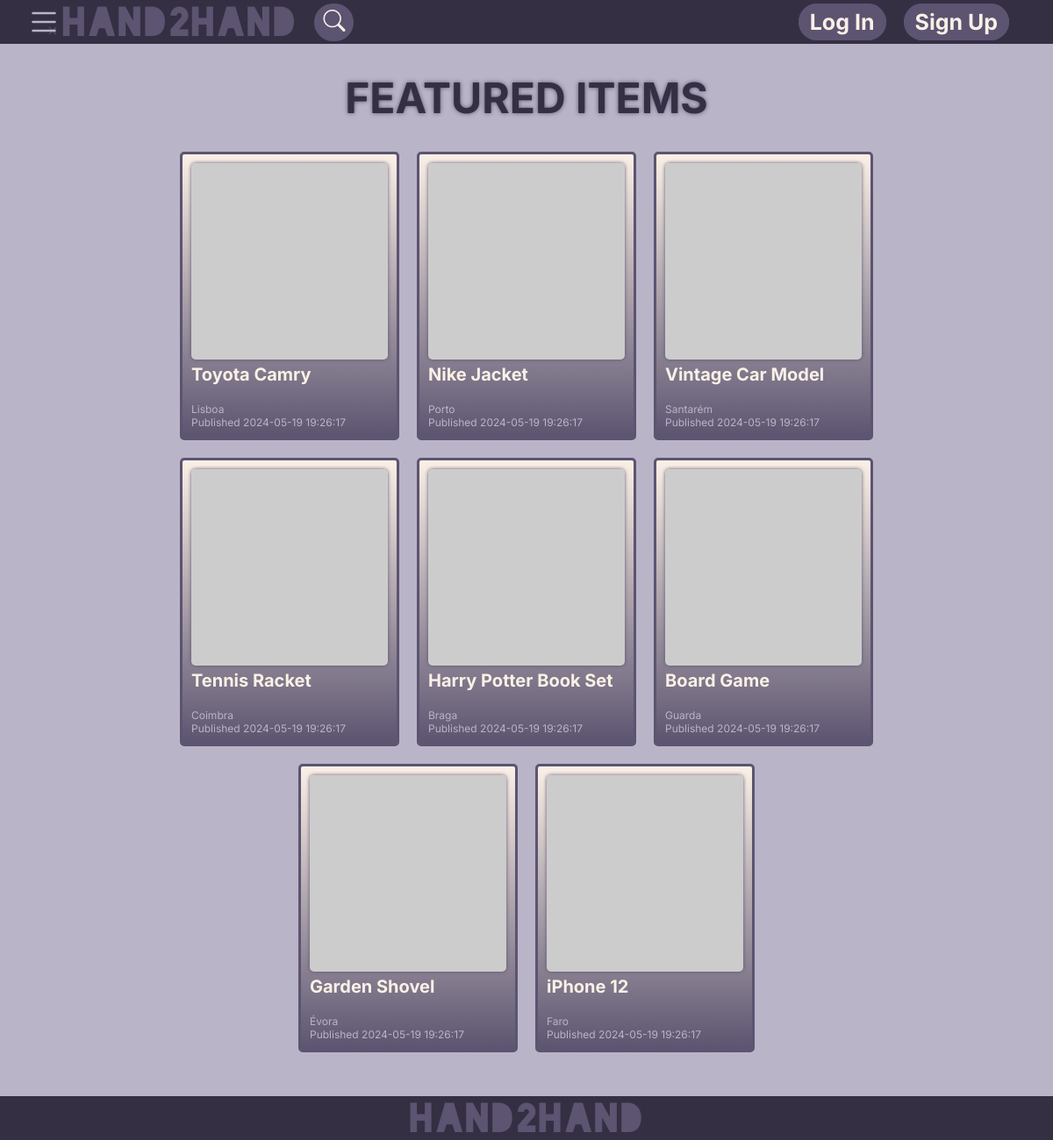
The app's page /pages/index.php, older data.
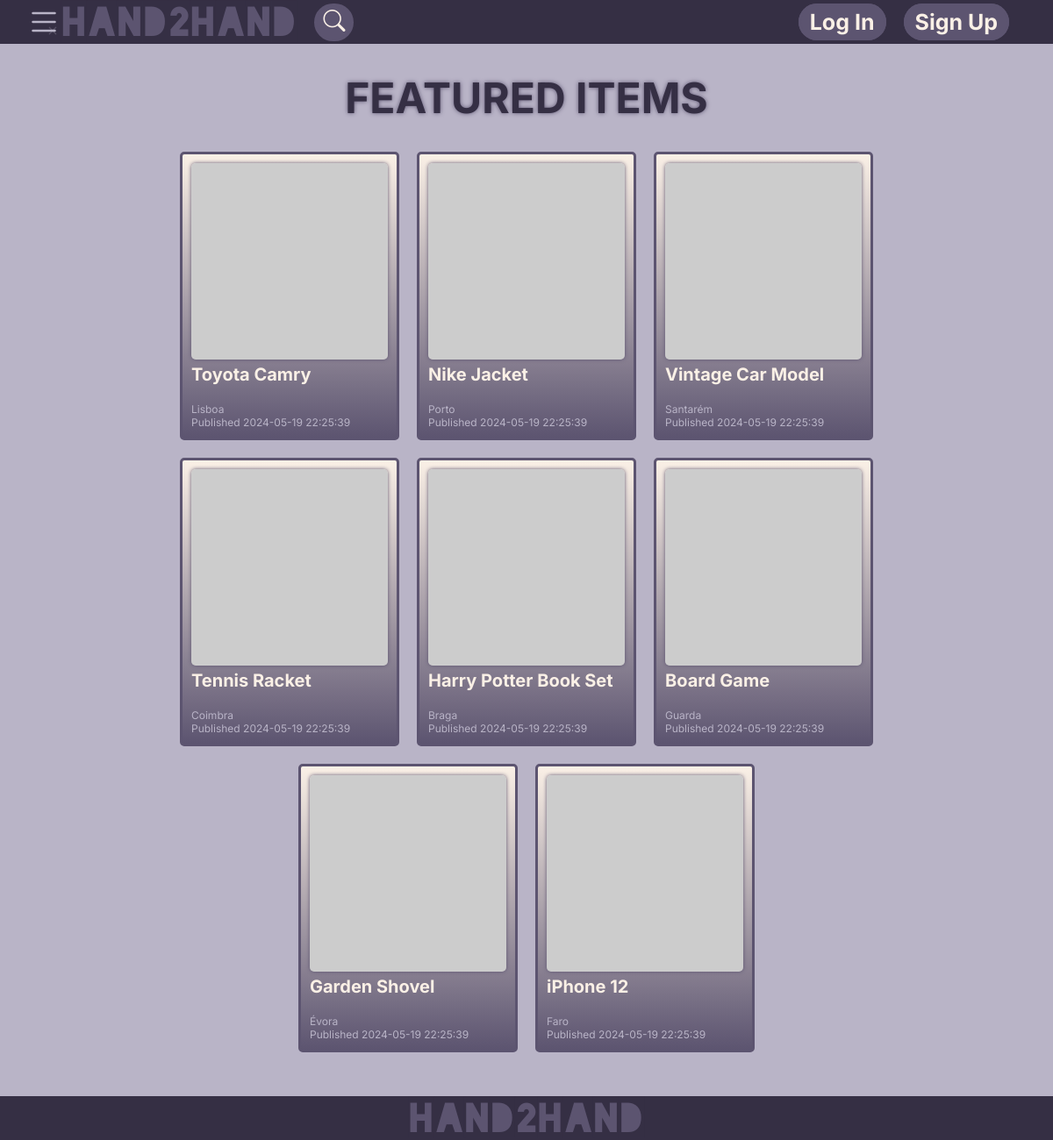
The same page, newer data.
### tables this page shows
CREATE TABLE Items (
    item_id INTEGER PRIMARY KEY,
    seller_id INTEGER NOT NULL,
    category_id INTEGER NOT NULL,
    title TEXT NOT NULL,
    description TEXT,
    price REAL,
    condition TEXT,
    currency TEXT DEFAULT 'EUR',
    cellphone TEXT,
    location TEXT,
    publish_date DATETIME DEFAULT CURRENT_TIMESTAMP,
    FOREIGN KEY (seller_id) REFERENCES Users(user_id) ON DELETE CASCADE,
    FOREIGN KEY (category_id) REFERENCES Categories(category_id) ON DELETE CASCADE
);

### php/data_fetch.php (called while the page is built, shortened)
<?php
function fetchFirstImage(PDO $db, $item_id) {
    $stmt = $db->prepare("SELECT image_url FROM Images WHERE item_id = :item_id LIMIT 1");
    $stmt->bindParam(':item_id', $item_id);
    $stmt->execute();
    $image = $stmt->fetch();
    return $image[0];
}
?>

### pages/index.php (the view, shortened to what this page needs)
<?php
    require_once(__DIR__ . '/../php/navbar.tpl.php');
    require_once(__DIR__ . '/../php/data_fetch.php');
    $db = new PDO("sqlite:../database.db");
    $db->exec('PRAGMA foreign_keys = ON;');
    $stmt = $db->prepare("SELECT * FROM Items ORDER BY RANDOM() LIMIT 8");
    $stmt->execute();
    $items = $stmt->fetchAll();
?>
<!DOCTYPE html>
<head>
    <link rel="stylesheet" href="../css/index-style.css">
    <link rel="stylesheet" href="../css/navbar-style.css">
    <link rel="stylesheet" href="https://cdn.jsdelivr.net/npm/bootstrap-icons@1.3.0/font/bootstrap-icons.css">
</head>
<body>
    <main>
        <h1>FEATURED ITEMS</h1>
        <div class="featured">
            <?php
            foreach ($items as $item) {
                $image = fetchFirstImage($db, $item['item_id']);
                echo "<article>
                <div class='imgbox'>
                    <img src='" . htmlspecialchars($image) . "'>
                </div>
                <a class='title' href='item.php?id=" . htmlspecialchars($item['item_id']) . "'>" . htmlspecialchars($item['title']) . "</a>
                <p class ='small-text'>" . htmlspecialchars($item['location']) . "</p>
                <p class ='small-text'>Published " . htmlspecialchars($item['publish_date']) . "</p>
            </article>";
            } ?>
        </div>
        <footer>
            <div class="footer-content">
                <a class="logo" href="index.php">Hand2Hand</a>
            </div>
        </footer>
    </main>
</body>

Row changes from the older to the newer data that the page shows:
changed items "Toyota Camry": publish_date "2024-05-19 19:26:17" → "2024-05-19 22:25:39"
changed items "Nike Jacket": publish_date "2024-05-19 19:26:17" → "2024-05-19 22:25:39"
changed items "Vintage Car Model": publish_date "2024-05-19 19:26:17" → "2024-05-19 22:25:39"
changed items "Tennis Racket": publish_date "2024-05-19 19:26:17" → "2024-05-19 22:25:39"
changed items "Harry Potter Book Set": publish_date "2024-05-19 19:26:17" → "2024-05-19 22:25:39"
changed items "Board Game": publish_date "2024-05-19 19:26:17" → "2024-05-19 22:25:39"
changed items "Garden Shovel": publish_date "2024-05-19 19:26:17" → "2024-05-19 22:25:39"
changed items "iPhone 12": publish_date "2024-05-19 19:26:17" → "2024-05-19 22:25:39"
